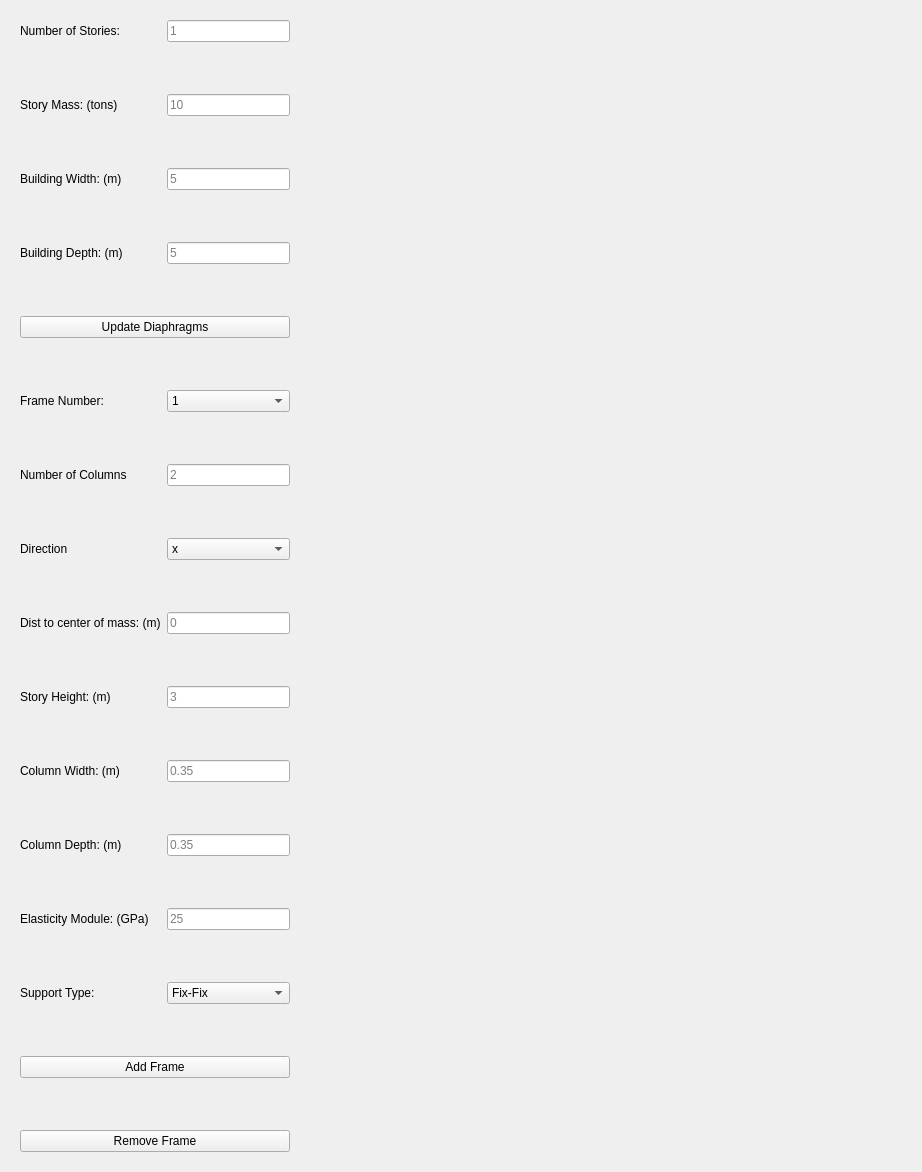
      <widget class="QWidget" name="structureTab">
       <attribute name="title">
        <string>Structure</string>
       </attribute>
       <layout class="QGridLayout" name="gridLayout_3">
        <item row="0" column="0">
         <widget class="QWidget" name="widget" native="true">
          <property name="minimumSize">
           <size>
            <width>900</width>
            <height>0</height>
           </size>
          </property>
          <layout class="QHBoxLayout" name="horizontalLayout_2">
           <item>
            <layout class="QFormLayout" name="formLayout">
             <item row="0" column="0">
              <widget class="QLabel" name="label">
               <property name="sizePolicy">
                <sizepolicy hsizetype="Maximum" vsizetype="Preferred">
                 <horstretch>0</horstretch>
                 <verstretch>0</verstretch>
                </sizepolicy>
               </property>
               <property name="text">
                <string>Number of Stories:</string>
               </property>
              </widget>
             </item>
             <item row="0" column="1">
              <widget class="QLineEdit" name="numberStoriesLineEdit">
               <property name="placeholderText">
                <string>1</string>
               </property>
              </widget>
             </item>
             <item row="2" column="0">
              <widget class="QLabel" name="label_2">
               <property name="text">
                <string>Story Mass: (tons)</string>
               </property>
              </widget>
             </item>
             <item row="2" column="1">
              <widget class="QLineEdit" name="storyMassLineEdit">
               <property name="placeholderText">
                <string>10</string>
               </property>
              </widget>
             </item>
             <item row="4" column="0">
              <widget class="QLabel" name="label_35">
               <property name="text">
                <string>Building Width: (m)</string>
               </property>
              </widget>
             </item>
             <item row="4" column="1">
              <widget class="QLineEdit" name="buildingWidthLineEdit">
               <property name="placeholderText">
                <string>5</string>
               </property>
              </widget>
             </item>
             <item row="6" column="0">
              <widget class="QLabel" name="label_36">
               <property name="text">
                <string>Building Depth: (m)</string>
               </property>
              </widget>
             </item>
             <item row="6" column="1">
              <widget class="QLineEdit" name="buildingDepthLineEdit">
               <property name="placeholderText">
                <string>5</string>
               </property>
              </widget>
             </item>
             <item row="10" column="0">
              <widget class="QLabel" name="label_39">
               <property name="text">
                <string>Frame Number:</string>
               </property>
              </widget>
             </item>
             <item row="10" column="1">
              <widget class="QComboBox" name="frameNumberComboBox">
               <property name="minimumSize">
                <size>
                 <width>104</width>
                 <height>0</height>
                </size>
               </property>
               <item>
                <property name="text">
                 <string>1</string>
                </property>
               </item>
              </widget>
             </item>
             <item row="12" column="0">
              <widget class="QLabel" name="label_29">
               <property name="text">
                <string>Number of Columns</string>
               </property>
              </widget>
             </item>
             <item row="12" column="1">
              <widget class="QLineEdit" name="numberColumnsLineEdit">
               <property name="placeholderText">
                <string>2</string>
               </property>
              </widget>
             </item>
             <item row="14" column="0">
              <widget class="QLabel" name="label_30">
               <property name="text">
                <string>Direction</string>
               </property>
              </widget>
             </item>
             <item row="14" column="1">
              <widget class="QComboBox" name="frameDirectionComboBox">
               <property name="minimumSize">
                <size>
                 <width>104</width>
                 <height>0</height>
                </size>
               </property>
               <item>
                <property name="text">
                 <string>x</string>
                </property>
               </item>
               <item>
                <property name="text">
                 <string>y</string>
                </property>
               </item>
              </widget>
             </item>
             <item row="16" column="0">
              <widget class="QLabel" name="label_38">
               <property name="text">
                <string>Dist to center of mass: (m)</string>
               </property>
              </widget>
             </item>
             <item row="16" column="1">
              <widget class="QLineEdit" name="frameDistLineEdit">
               <property name="placeholderText">
                <string>0</string>
               </property>
              </widget>
             </item>
             <item row="18" column="0">
              <widget class="QLabel" name="label_3">
               <property name="sizePolicy">
                <sizepolicy hsizetype="Maximum" vsizetype="Preferred">
                 <horstretch>0</horstretch>
                 <verstretch>0</verstretch>
                </sizepolicy>
               </property>
               <property name="text">
                <string>Story Height: (m)</string>
               </property>
              </widget>
             </item>
             <item row="18" column="1">
              <widget class="QLineEdit" name="storyHeightLineEdit">
               <property name="placeholderText">
                <string>3</string>
               </property>
              </widget>
             </item>
             <item row="20" column="0">
              <widget class="QLabel" name="label_4">
               <property name="sizePolicy">
                <sizepolicy hsizetype="Maximum" vsizetype="Preferred">
                 <horstretch>0</horstretch>
                 <verstretch>0</verstretch>
                </sizepolicy>
               </property>
               <property name="text">
                <string>Column Width: (m)</string>
               </property>
              </widget>
             </item>
             <item row="20" column="1">
              <widget class="QLineEdit" name="columnWidthLineEdit">
               <property name="placeholderText">
                <string>0.35</string>
               </property>
              </widget>
             </item>
             <item row="22" column="0">
              <widget class="QLabel" name="label_5">
               <property name="sizePolicy">
                <sizepolicy hsizetype="Maximum" vsizetype="Preferred">
                 <horstretch>0</horstretch>
                 <verstretch>0</verstretch>
                </sizepolicy>
               </property>
               <property name="text">
                <string>Column Depth: (m)</string>
               </property>
              </widget>
             </item>
             <item row="22" column="1">
              <widget class="QLineEdit" name="columnDepthLineEdit">
               <property name="placeholderText">
                <string>0.35</string>
               </property>
              </widget>
             </item>
             <item row="24" column="0">
              <widget class="QLabel" name="label_6">
               <property name="sizePolicy">
                <sizepolicy hsizetype="Maximum" vsizetype="Preferred">
                 <horstretch>0</horstretch>
                 <verstretch>0</verstretch>
                </sizepolicy>
               </property>
               <property name="text">
                <string>Elasticity Module: (GPa)</string>
               </property>
              </widget>
             </item>
             <item row="24" column="1">
              <widget class="QLineEdit" name="elasticityModuleLineEdit">
               <property name="placeholderText">
                <string>25</string>
               </property>
              </widget>
             </item>
             <item row="26" column="0">
              <widget class="QLabel" name="label_7">
               <property name="sizePolicy">
                <sizepolicy hsizetype="Maximum" vsizetype="Preferred">
                 <horstretch>0</horstretch>
                 <verstretch>0</verstretch>
                </sizepolicy>
               </property>
               <property name="text">
                <string>Support Type: </string>
               </property>
              </widget>
             </item>
             <item row="26" column="1">
              <widget class="QComboBox" name="supportTypeComboBox">
               <property name="minimumSize">
                <size>
                 <width>104</width>
                 <height>0</height>
                </size>
               </property>
               <item>
                <property name="text">
                 <string>Fix-Fix</string>
                </property>
               </item>
               <item>
                <property name="text">
                 <string>Fix-Pin</string>
                </property>
               </item>
               <item>
                <property name="text">
                 <string>Pin-Fix</string>
                </property>
               </item>
               <item>
                <property name="text">
                 <string>Pin-Pin</string>
                </property>
               </item>
              </widget>
             </item>
             <item row="8" column="0" colspan="2">
              <widget class="QPushButton" name="updateDiaphragmsBtn">
               <property name="text">
                <string>Update Diaphragms</string>
               </property>
              </widget>
             </item>
             <item row="28" column="0" colspan="2">
              <widget class="QPushButton" name="addFrameBtn">
               <property name="sizePolicy">
                <sizepolicy hsizetype="Expanding" vsizetype="Fixed">
                 <horstretch>1</horstretch>
                 <verstretch>0</verstretch>
                </sizepolicy>
               </property>
               <property name="text">
                <string>Add Frame</string>
               </property>
              </widget>
             </item>
             <item row="30" column="0" colspan="2">
              <widget class="QPushButton" name="removeFrameBtn">
               <property name="text">
                <string>Remove Frame</string>
               </property>
              </widget>
             </item>
             <item row="1" column="0">
              <spacer name="verticalSpacer_2">
               <property name="orientation">
                <enum>Qt::Vertical</enum>
               </property>
               <property name="sizeHint" stdset="0">
                <size>
                 <width>20</width>
                 <height>40</height>
                </size>
               </property>
              </spacer>
             </item>
             <item row="3" column="0">
              <spacer name="verticalSpacer_3">
               <property name="orientation">
                <enum>Qt::Vertical</enum>
               </property>
               <property name="sizeHint" stdset="0">
                <size>
                 <width>20</width>
                 <height>40</height>
                </size>
               </property>
              </spacer>
             </item>
             <item row="5" column="0">
              <spacer name="verticalSpacer_4">
               <property name="orientation">
                <enum>Qt::Vertical</enum>
               </property>
               <property name="sizeHint" stdset="0">
                <size>
                 <width>20</width>
                 <height>40</height>
                </size>
               </property>
              </spacer>
             </item>
             <item row="7" column="0">
              <spacer name="verticalSpacer_5">
               <property name="orientation">
                <enum>Qt::Vertical</enum>
               </property>
               <property name="sizeHint" stdset="0">
                <size>
                 <width>20</width>
                 <height>40</height>
                </size>
               </property>
              </spacer>
             </item>
             <item row="9" column="0">
              <spacer name="verticalSpacer_6">
               <property name="orientation">
                <enum>Qt::Vertical</enum>
               </property>
               <property name="sizeHint" stdset="0">
                <size>
                 <width>20</width>
                 <height>40</height>
                </size>
               </property>
              </spacer>
             </item>
             <item row="11" column="0">
              <spacer name="verticalSpacer_7">
               <property name="orientation">
                <enum>Qt::Vertical</enum>
               </property>
               <property name="sizeHint" stdset="0">
                <size>
                 <width>20</width>
                 <height>40</height>
                </size>
               </property>
              </spacer>
             </item>
             <item row="13" column="0">
              <spacer name="verticalSpacer_8">
               <property name="orientation">
                <enum>Qt::Vertical</enum>
               </property>
               <property name="sizeHint" stdset="0">
                <size>
                 <width>20</width>
                 <height>40</height>
                </size>
               </property>
              </spacer>
             </item>
             <item row="15" column="0">
              <spacer name="verticalSpacer_9">
               <property name="orientation">
                <enum>Qt::Vertical</enum>
               </property>
               <property name="sizeHint" stdset="0">
                <size>
                 <width>20</width>
                 <height>40</height>
                </size>
               </property>
              </spacer>
             </item>
             <item row="17" column="0">
              <spacer name="verticalSpacer_10">
               <property name="orientation">
                <enum>Qt::Vertical</enum>
               </property>
               <property name="sizeHint" stdset="0">
                <size>
                 <width>20</width>
                 <height>40</height>
                </size>
               </property>
              </spacer>
             </item>
             <item row="19" column="0">
              <spacer name="verticalSpacer_11">
               <property name="orientation">
                <enum>Qt::Vertical</enum>
               </property>
               <property name="sizeHint" stdset="0">
                <size>
                 <width>20</width>
                 <height>40</height>
                </size>
               </property>
              </spacer>
             </item>
             <item row="21" column="0">
              <spacer name="verticalSpacer_12">
               <property name="orientation">
                <enum>Qt::Vertical</enum>
               </property>
               <property name="sizeHint" stdset="0">
                <size>
                 <width>20</width>
                 <height>40</height>
                </size>
               </property>
              </spacer>
             </item>
             <item row="23" column="0">
              <spacer name="verticalSpacer_13">
               <property name="orientation">
                <enum>Qt::Vertical</enum>
               </property>
               <property name="sizeHint" stdset="0">
                <size>
                 <width>20</width>
                 <height>40</height>
                </size>
               </property>
              </spacer>
             </item>
             <item row="25" column="0">
              <spacer name="verticalSpacer_14">
               <property name="orientation">
                <enum>Qt::Vertical</enum>
               </property>
               <property name="sizeHint" stdset="0">
                <size>
                 <width>20</width>
                 <height>40</height>
                </size>
               </property>
              </spacer>
             </item>
             <item row="27" column="0">
              <spacer name="verticalSpacer_15">
               <property name="orientation">
                <enum>Qt::Vertical</enum>
               </property>
               <property name="sizeHint" stdset="0">
                <size>
                 <width>20</width>
                 <height>40</height>
                </size>
               </property>
              </spacer>
             </item>
             <item row="29" column="0">
              <spacer name="verticalSpacer_16">
               <property name="orientation">
                <enum>Qt::Vertical</enum>
               </property>
               <property name="sizeHint" stdset="0">
                <size>
                 <width>20</width>
                 <height>40</height>
                </size>
               </property>
              </spacer>
             </item>
            </layout>
           </item>
           <item>
            <widget class="QWidget" name="structureWidget" native="true">
             <property name="minimumSize">
              <size>
               <width>300</width>
               <height>0</height>
              </size>
             </property>
            </widget>
           </item>
           <item>
            <widget class="QWidget" name="planWidget" native="true">
             <property name="minimumSize">
              <size>
               <width>300</width>
               <height>0</height>
              </size>
             </property>
            </widget>
           </item>
          </layout>
         </widget>
        </item>
       </layout>
      </widget>
